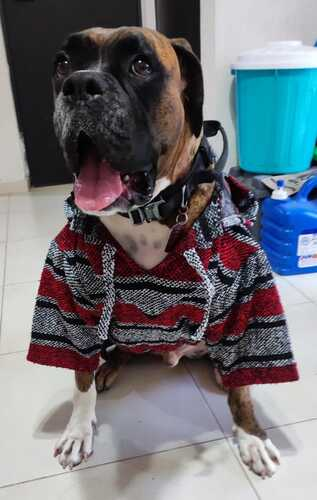
#> input picture Tarea2-HistogramaTransformaciones/Bruno.jpg, 317 x 500 px
$ python translationalTransform.py
#> lines starting #> are read from the running program, lines starting #| are printed output that depends on the picture
import cv2
import numpy as np

#Load image
ImageGray = cv2.imread("Bruno.jpg", 0)
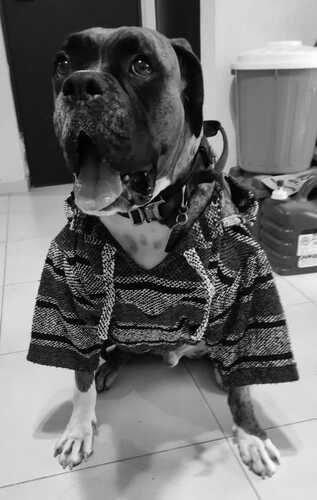
#> ImageGray: shape (500, 317); min 0, max 255, mean 112.3

#Obtener la forma de la matriz
m,n = ImageGray.shape
#> m = 500; n = 317
tx = 12    #Translacion en X
ty = 5     #Translacion en Y

traslation = np.float32([[1,0,tx], [0,1,ty]])
imgTransformed = cv2.warpAffine(ImageGray, traslation, (n, m))
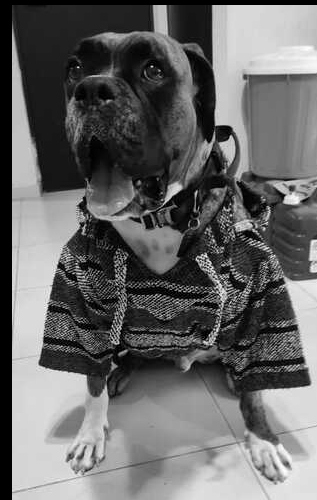
#> imgTransformed: shape (500, 317); min 0, max 255, mean 103.5

cv2.imshow('Imagen original',ImageGray)
cv2.imshow('imagen transformada',imgTransformed)

cv2.waitKey(0)
cv2.destroyAllWindows()
